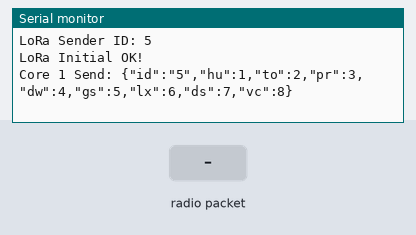
Bench run of a sketch on a simulated ESP32. Shown: the last lines printed to the serial monitor. Inputs (shaded band) come from the test bench. No radio packets arrive unless stated.

Above: at 3.2 s.
3.3 s: radio packet "1" arrives
At 4.3 s:
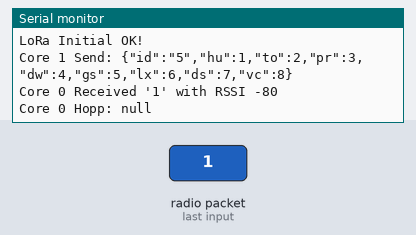
4.8 s: radio packet "0" arrives
At 5.5 s:
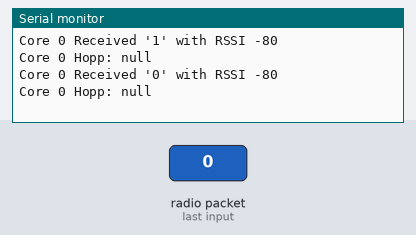
6.3 s: radio packet "2" arrives
At 7.8 s:
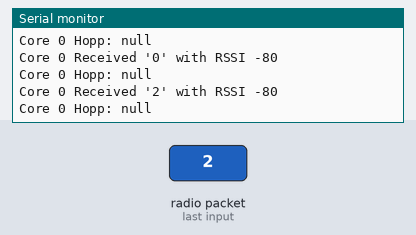

Measured:
- after the input at 3.3 s, the serial monitor: prints a new line at once (image 1)
- after the input at 4.8 s, the serial monitor: prints a new line at once (image 2)
- after the input at 6.3 s, the serial monitor: prints a new line at once (image 3)

The sketch:

LoRaSender_Hopp.ino
```cpp
#include <SPI.h>
#include <LoRa.h>
#include<Arduino.h>
//Process
#include <ArduinoJson.h>

String Node_ID = "5";

//Dual Core
TaskHandle_t TaskA;

#define delay_time 20000
//JSON
StaticJsonBuffer<300> jsonBuffer;
JsonObject& data = jsonBuffer.createObject();

// GPIO5  -- SX1278's SCK
// GPIO19 -- SX1278's MISO
// GPIO27 -- SX1278's MOSI
// GPIO18 -- SX1278's CS
// GPIO14 -- SX1278's RESET
// GPIO26 -- SX1278's IRQ(Interrupt Request)

#define SS      18
#define RST     14
#define DI0     26
#define BAND    915E6  //433E6 -- 这里的模式选择中，检查一下是否可在中国实用915这个频段

//Buffering
int item = 0;
const int Buffering_Size = 10;
String json_buffer[Buffering_Size];

int counter = 0;

void setup() {
  Serial.begin(115200);
  while (!Serial); //If just the the basic function, must connect to a computer

  SPI.begin(5,19,27,18);
  LoRa.setPins(SS,RST,DI0);
  Serial.println("\nLoRa Sender ID: " + Node_ID);

  if (!LoRa.begin(BAND)) {
    Serial.println("Starting LoRa failed!");
    while (1);
  }
  Serial.println("LoRa Initial OK!");

  xTaskCreatePinnedToCore(Task1, "hopp_potto", 1000, NULL, 1, &TaskA, 0);

  delay(2000);
}

void loop(){
  data["id"] = Node_ID;
  data["hu"] = counter + 1;
  data["to"] = counter + 2;
  data["pr"] = counter + 3;
  data["dw"] = counter + 4;
  data["gs"] = counter + 5;
  data["lx"] = counter + 6;
  data["ds"] = counter + 7;
  data["vc"] = counter + 8;

  String output;
  data.printTo(output);

  // send packet
  LoRa.beginPacket();
  LoRa.print(output);
  LoRa.endPacket();

  Serial.print("Core 1 Send: ");
  Serial.println(output);
  counter++;

  delay(delay_time);
}

void Task1(void * parameter){
  //setup
  //loop
  while(1){
    if (LoRa.parsePacket()){
      //read packet
      String json = "";
      while(LoRa.available()){
        json += (char)LoRa.read();
      }

      if(json != ""){
        DynamicJsonBuffer jsonBuffer;
        JsonObject& data = jsonBuffer.parseObject(json);
        if(data["id"] != Node_ID){
          //received a packet
          Serial.print("Core 0 Received '");
          // print RSSI of packet
          Serial.print(json + "' with RSSI ");
          Serial.println(LoRa.packetRssi());
          String output;
          data.printTo(output);

          // send packet
          LoRa.beginPacket();
          LoRa.print(output);
          LoRa.endPacket();

          Serial.print("Core 0 Hopp: ");
          Serial.println(output);
        }
      }
    }
    //delay(10);
  }
}
```
